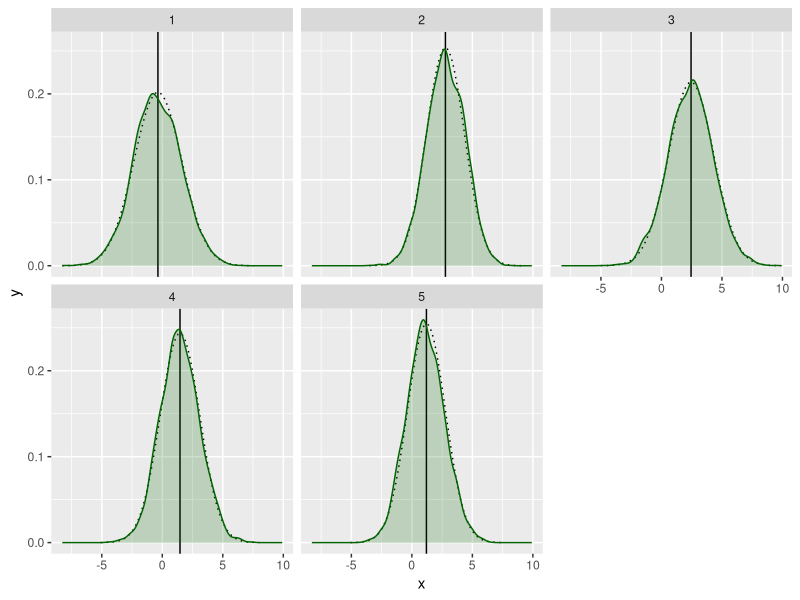
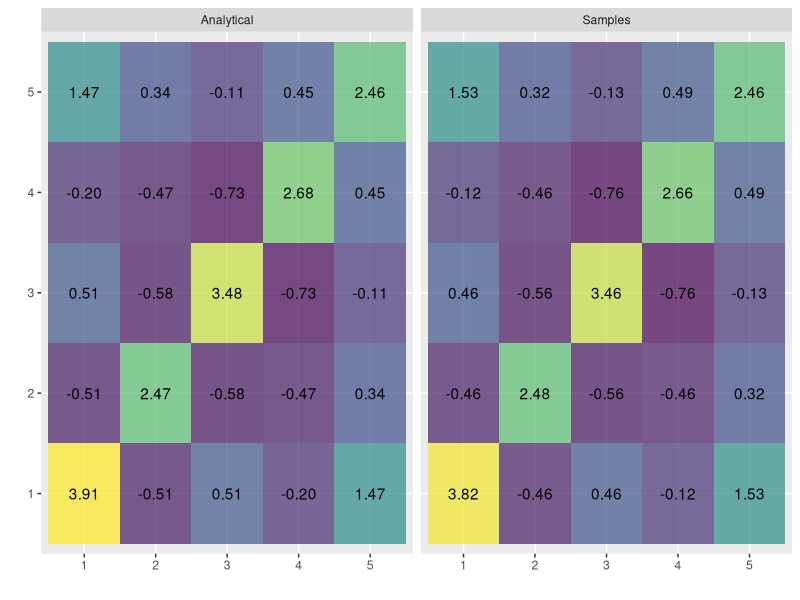
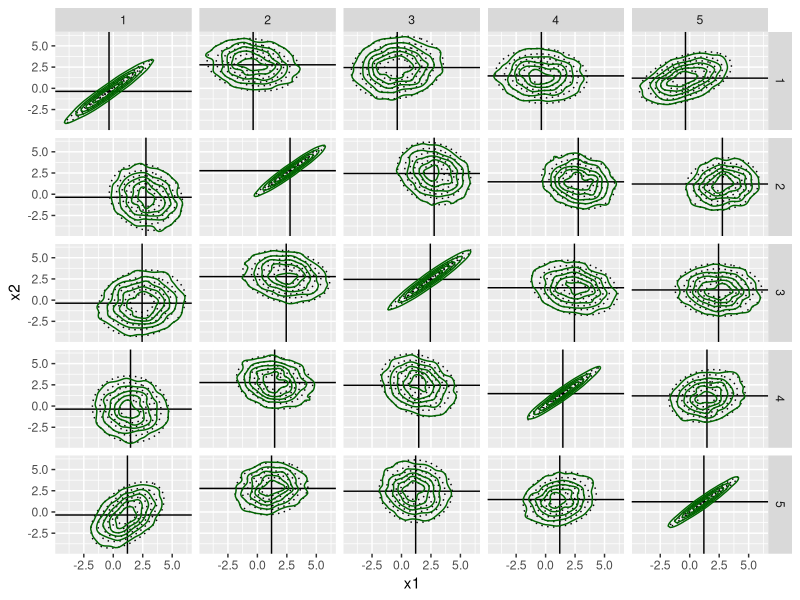
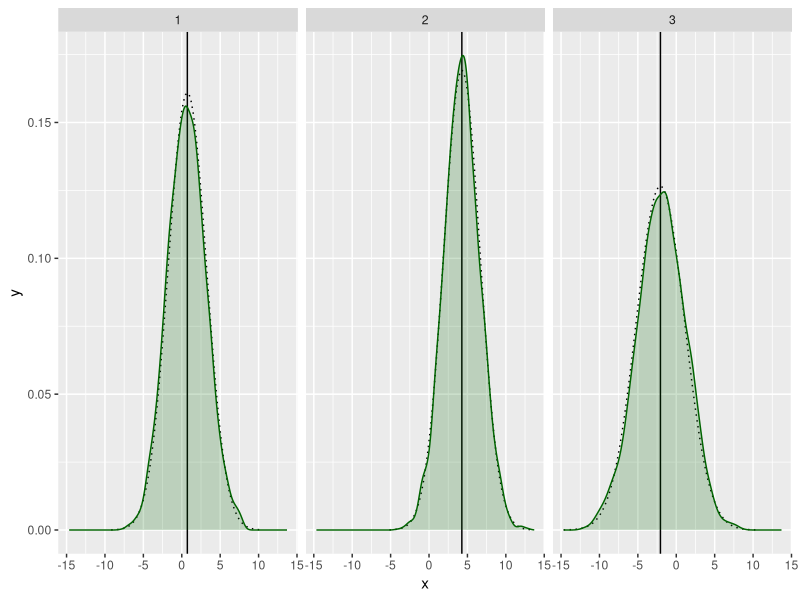
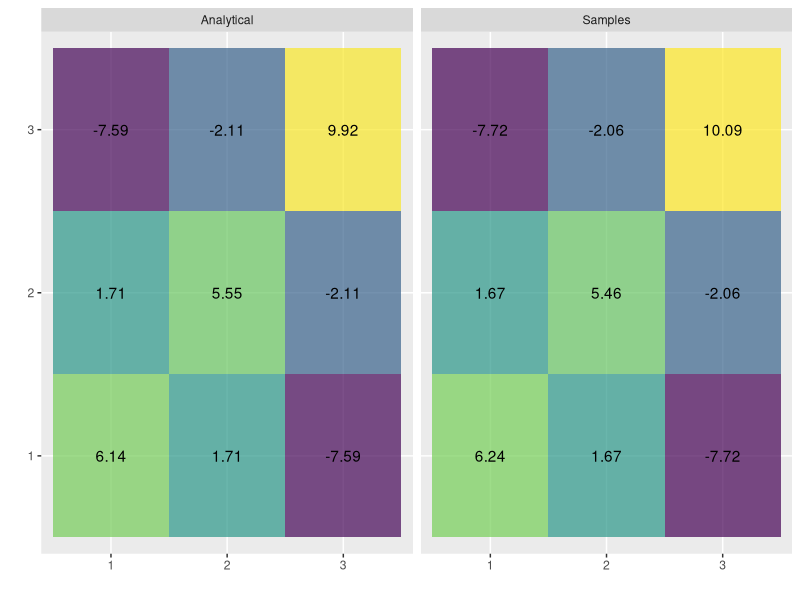
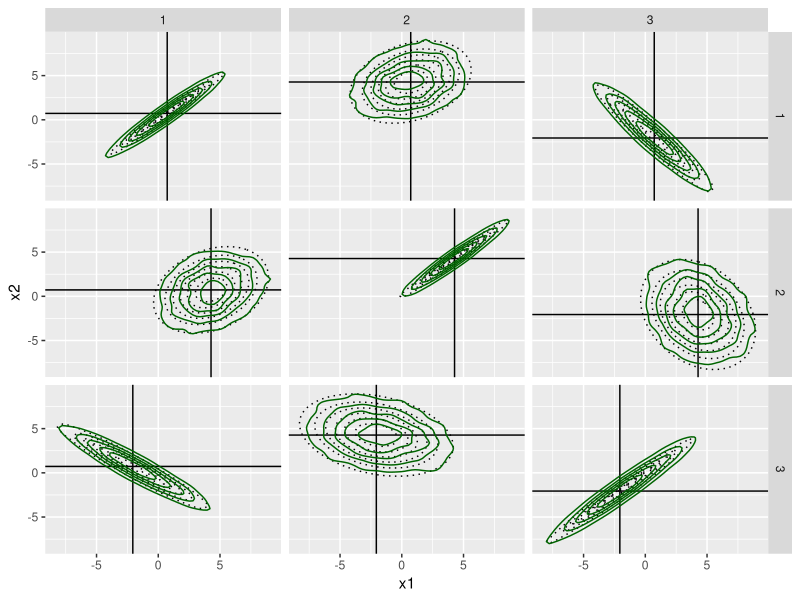

Source code (R) for these figures, in order:
## ---- chunk 1
library(tidyverse)
library(mnormt)
set.seed(123)
## ---- chunk 2
plot.sample.and.distribution.margins <- function(samples, dimension, mean, standard.deviations) {
  colnames(samples) <- as.character(seq(dimension))
  x.tibble <- as_tibble(samples) %>%
    mutate(p = seq(n())) %>%
    pivot_longer(
      cols = -p,
      names_to = "dimension",
      names_transform = as.integer,
      values_to = "x"
    )
  plot <- ggplot(
    data = tibble(
      dimension = seq(dimension),
      mean = mean,
      standard.deviations = standard.deviations
    ) %>%
      expand_grid(
        x = seq(-4, 4, 0.1)
      ) %>%
      group_by(dimension) %>%
      mutate(
        x = x * standard.deviations + mean,
        y = dnorm(
          x = x,
          mean = mean,
          sd = standard.deviations
        )
      ) %>%
      ungroup()
  ) +
    geom_line(
      mapping = aes(
        x = x,
        y = y
      ),
      linetype = "dotted"
    ) +
    geom_vline(
      mapping = aes(
        xintercept = mean
      )
    ) +
    geom_density(
      mapping = aes(
        x = x
      ),
      data = x.tibble,
      col = "darkgreen",
      fill = "darkgreen",
      alpha = 0.2
    ) +
    facet_wrap(
      facets = vars(dimension)
    )
  return(plot)
}
## ---- chunk 3
plot.sample.and.distribution.covariance <- function(samples, dimension, mean, standard.deviations, correlation) {
  colnames(samples) <- as.character(seq(dimension))
  x.tibble <- as_tibble(samples) %>%
    mutate(p = seq(n())) %>%
    pivot_longer(
      cols = -p,
      names_to = "l",
      names_transform = as.integer,
      values_to = "x"
    )
  x.y.tibble <- x.tibble %>%
    full_join(
      x.tibble,
      by = "p",
      relationship = "many-to-many",
      suffix = c("1", "2")
    )
  plot <- ggplot(
    data = expand_grid(
      tibble(
        l1 = seq(dimension),
        mu1 = mean,
        sigma1 = standard.deviations
      ),
      tibble(
        l2 = seq(dimension),
        mu2 = mean,
        sigma2 = standard.deviations
      )
    ) %>%
      expand_grid(
        x1 = seq(-4, 4, 0.2),
        x2 = seq(-4, 4, 0.2)
      ) %>%
      mutate(
        correlation = 0.99 * correlation[cbind(l1, l2)],
        y = exp(-x1 * (x1 - correlation * x2) / (1 - correlation ^ 2) / 2 - x2 * (x2 - correlation * x1) / (1 - correlation ^ 2) / 2),
        x1 = x1 * sigma1 + mu1,
        x2 = x2 * sigma2 + mu2
      )
  ) +
    geom_contour(
      mapping = aes(
        x = x1,
        y = x2,
        z = y
      ),
      col = "black",
      linetype = "dotted",
      bins = 7
    ) +
    geom_vline(
      mapping = aes(
        xintercept = mu1
      )
    ) +
    geom_hline(
      mapping = aes(
        yintercept = mu2
      )
    ) +
    geom_density_2d(
      mapping = aes(
        x = x1,
        y = x2
      ),
      data = x.y.tibble,
      col = "darkgreen",
      contour_var = "ndensity",
      bins = 6
    ) +
    facet_grid(
      rows = vars(l1),
      cols = vars(l2)
    )
  return(plot)
}
## ---- chunk 4
plot.sample.and.distribution.covariance.heatmap <- function(samples, dimension, covariance) {
  plot <- ggplot(
    mapping = aes(
      x = col,
      y = row,
      fill = value,
      label = sprintf("%.2f", value)
    ),
    data = tibble(
      source = "Analytical",
      row = rep(as.character(seq(dimension)), each = dimension),
      col = rep(as.character(seq(dimension)), times = dimension),
      value = c(covariance)
    ) %>%
      bind_rows(
        tibble(
          source = "Samples",
          row = rep(as.character(seq(dimension)), each = dimension),
          col = rep(as.character(seq(dimension)), times = dimension),
          value = c(cov(samples))
        )
      )
  ) +
    geom_tile(alpha = 0.7) +
    geom_text() +
    scale_fill_viridis_c() +
    guides(fill = "none") +
    labs(
      x = "",
      y = ""
    ) +
    facet_wrap(vars(source))
  return(plot)
}
## ---- chunk 5
slow.function <- function(parameters, input.data) {
  output.data <- cbind(1, input.data) %*% t(parameters)
  return(output.data)
}
## ---- chunk 6
input.dimension <- 5
output.dimension <- 3
n.monte.carlo <- 4000
delta <- 0.001
function.parameters <- matrix(runif((input.dimension + 1) * output.dimension, -1, 1), nrow = output.dimension)
function.parameters
## ---- chunk 7
input.data.mean <- runif(input.dimension, -2, 3)
input.data.covariance.qr <- qr.Q(qr(matrix(rnorm(input.dimension ^ 2), input.dimension)))
input.data.covariance <- crossprod(input.data.covariance.qr, input.data.covariance.qr * seq(5, 1))
## ---- chunk 8
input.data.standard.deviations <- sqrt(diag(input.data.covariance))
input.data.correlation <- t(input.data.covariance / input.data.standard.deviations) / input.data.standard.deviations
## ---- chunk 9
input.data.monte.carlo.samples <- rmnorm(n.monte.carlo, input.data.mean, input.data.covariance)
## ---- chunk 10
plot.sample.and.distribution.margins(input.data.monte.carlo.samples, input.dimension, input.data.mean, input.data.standard.deviations)
## ---- chunk 11
plot.sample.and.distribution.covariance.heatmap(input.data.monte.carlo.samples, input.dimension, input.data.covariance)
## ---- chunk 12
plot.sample.and.distribution.covariance(input.data.monte.carlo.samples, input.dimension, input.data.mean, input.data.standard.deviations, input.data.correlation)
## ---- chunk 13
output.data.monte.carlo.samples <- slow.function(function.parameters, input.data.monte.carlo.samples)
## ---- chunk 14
output.data.monte.carlo.mean <- apply(output.data.monte.carlo.samples, 2, mean)
output.data.monte.carlo.mean
## ---- chunk 15
output.data.monte.carlo.covariance <- cov(output.data.monte.carlo.samples)
output.data.monte.carlo.covariance
## ---- chunk 16
output.data.monte.carlo.standard.deviations <- apply(output.data.monte.carlo.samples, 2, sd)
output.data.monte.carlo.standard.deviations
## ---- chunk 17
output.data.monte.carlo.correlation <- cor(output.data.monte.carlo.samples)
output.data.monte.carlo.correlation
## ---- chunk 18
input.data.hypercube <- t(t(do.call(expand.grid, rep(list(c(0, delta)), input.dimension))) + input.data.mean)
input.data.linear.deltas <- t(t(rbind(rep(0, input.dimension), delta * diag(input.dimension))) + input.data.mean)
output.data.linear.deltas <- slow.function(function.parameters, input.data.linear.deltas)
intercept.and.jacobian <- unname(t(coef(lm(output.data.linear.deltas ~ 1 + input.data.linear.deltas))))
intercept <- intercept.and.jacobian[,1]
jacobian <- intercept.and.jacobian[,-1]
n.analytical <- nrow(input.data.linear.deltas)
n.analytical
## ---- chunk 19
output.data.analytical.mean <- intercept + c(matrix(input.data.mean, nrow = 1) %*% t(jacobian))
output.data.analytical.mean
## ---- chunk 20
output.data.analytical.covariance <- jacobian %*% input.data.covariance %*% t(jacobian)
output.data.analytical.covariance
## ---- chunk 21
output.data.analytical.standard.deviations <- sqrt(diag(output.data.analytical.covariance))
output.data.analytical.standard.deviations
## ---- chunk 22
output.data.analytical.correlation <- t(output.data.analytical.covariance / output.data.analytical.standard.deviations) / output.data.analytical.standard.deviations
output.data.analytical.correlation
## ---- chunk 23
plot.sample.and.distribution.margins(output.data.monte.carlo.samples, output.dimension, output.data.analytical.mean, output.data.analytical.standard.deviations)
## ---- chunk 24
plot.sample.and.distribution.covariance.heatmap(output.data.monte.carlo.samples, output.dimension, output.data.analytical.covariance)
## ---- chunk 25
plot.sample.and.distribution.covariance(output.data.monte.carlo.samples, output.dimension, output.data.analytical.mean, output.data.analytical.standard.deviations, output.data.analytical.correlation)
